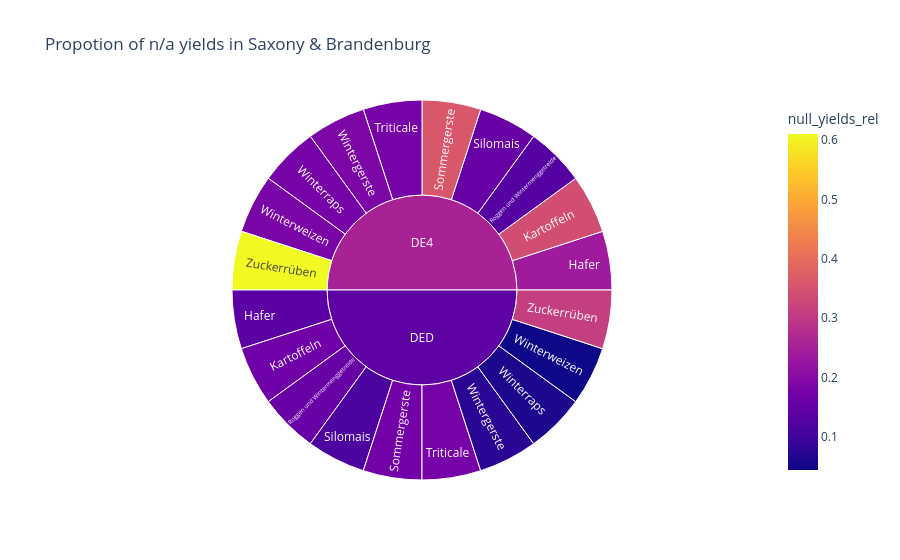

The cell this chart's notebook holds for it:
### Markdown cell above
There were two substatial drop in the number of valid crop yield observations, and the quality has been declining.

It's worth a separate analysis, which regions have been affected the most and why.

### Code cell
df = con.sql("""
    select nuts1, year, crop_name
         , sum(case when year is null then 1 else 0 end) null_years
         , count(distinct kreis_name) count_kreise
         , sum(case when kreis_name is null then 1 else 0 end)      null_kreise
         , count(*)                   count_obs
         , count(yield_dt_ha_dec)     count_yields
         , sum(case when yield_dt_ha_dec is null then 1 else 0 end) null_yields
         , round(null_yields/count_obs, 2) as null_yields_rel
    from vw_kreise_crops_with_nuts1
    where nuts1 in ('DE4', 'DED')
    group by (nuts1, year, crop_name)
    order by 1, 2, 3
""")


fig = px.sunburst(
    df,
    path=["nuts1", "crop_name"],
    color="null_yields_rel",
    title="Propotion of n/a yields in Saxony & Brandenburg",
    labels={
        "year": "Year",
        "nuts1": "NUTS-1",
        "count_obs": "Observations",
        "count_yields": "Non-null yields",
        "null_yields": "Null yields",
    },
    hover_data={"count_obs": True, "count_kreise": True},
)
fig.update_layout(xaxis={"type": "category"})
fig.show()

### Figure 1 — Plotly figure (JSON) as saved in the notebook; plotly's stock layout.template omitted (floating-point values rounded to 4 significant figures)
{"data": [{"branchvalues": "total", "customdata": [["19", "19", 0.2381], ["19", "19", 0.3415], ["19", "19", 0.1304], ["19", "19", 0.1544], ["19", "19", 0.3593], ["19", "19", 0.1767], ["19", "19", 0.1844], ["19", "19", 0.1748], ["19", "19", 0.1822], ["19", "19", 0.61], ["(?)", "(?)", 0.1393], ["(?)", "(?)", 0.1674], ["(?)", "(?)", 0.1559], ["(?)", "(?)", 0.1156], ["(?)", "(?)", 0.1704], ["(?)", "(?)", 0.1763], ["(?)", "(?)", 0.07741], ["(?)", "(?)", 0.06074], ["(?)", "(?)", 0.04444], ["(?)", "(?)", 0.3111], ["19", "19", 0.2552], ["(?)", "(?)", 0.1419]], "domain": {"x": [0, 1], "y": [0, 1]}, "hovertemplate": "labels=%{label}<br>count=%{value}<br>parent=%{parent}<br>id=%{id}<br>Observations=%{customdata[0]}<br>count_kreise=%{customdata[1]}<br>null_yields_rel=%{color}<extra></extra>", "ids": ["DE4/Hafer", "DE4/Kartoffeln", "DE4/Roggen und Wintermenggetreide", "DE4/Silomais", "DE4/Sommergerste", "DE4/Triticale", "DE4/Wintergerste", "DE4/Winterraps", "DE4/Winterweizen", "DE4/Zuckerrüben", "DED/Hafer", "DED/Kartoffeln", "DED/Roggen und Wintermenggetreide", "DED/Silomais", "DED/Sommergerste", "DED/Triticale", "DED/Wintergerste", "DED/Winterraps", "DED/Winterweizen", "DED/Zuckerrüben", "DE4", "DED"], "labels": ["Hafer", "Kartoffeln", "Roggen und Wintermenggetreide", "Silomais", "Sommergerste", "Triticale", "Wintergerste", "Winterraps", "Winterweizen", "Zuckerrüben", "Hafer", "Kartoffeln", "Roggen und Wintermenggetreide", "Silomais", "Sommergerste", "Triticale", "Wintergerste", "Winterraps", "Winterweizen", "Zuckerrüben", "DE4", "DED"], "marker": {"coloraxis": "coloraxis", "colors": [0.2381, 0.3415, 0.1304, 0.1544, 0.3593, 0.1767, 0.1844, 0.1748, 0.1822, 0.61, 0.1393, 0.1674, 0.1559, 0.1156, 0.1704, 0.1763, 0.07741, 0.06074, 0.04444, 0.3111, 0.2552, 0.1419]}, "name": "", "parents": ["DE4", "DE4", "DE4", "DE4", "DE4", "DE4", "DE4", "DE4", "DE4", "DE4", "DED", "DED", "DED", "DED", "DED", "DED", "DED", "DED", "DED", "DED", "", ""], "type": "sunburst", "values": [27, 27, 27, 27, 27, 27, 27, 27, 27, 27, 27, 27, 27, 27, 27, 27, 27, 27, 27, 27, 270, 270]}], "layout": {"coloraxis": {"colorbar": {"title": {"text": "null_yields_rel"}}, "colorscale": [[0, "#0d0887"], [0.1111, "#46039f"], [0.2222, "#7201a8"], [0.3333, "#9c179e"], [0.4444, "#bd3786"], [0.5556, "#d8576b"], [0.6667, "#ed7953"], [0.7778, "#fb9f3a"], [0.8889, "#fdca26"], [1, "#f0f921"]]}, "legend": {"tracegroupgap": 0}, "title": {"text": "Propotion of n/a yields in Saxony & Brandenburg"}, "xaxis": {"type": "category"}}}
